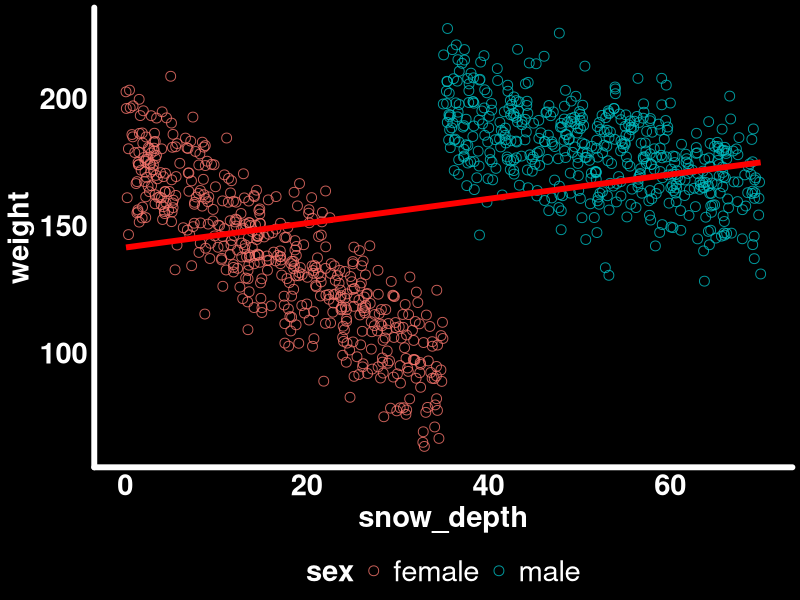
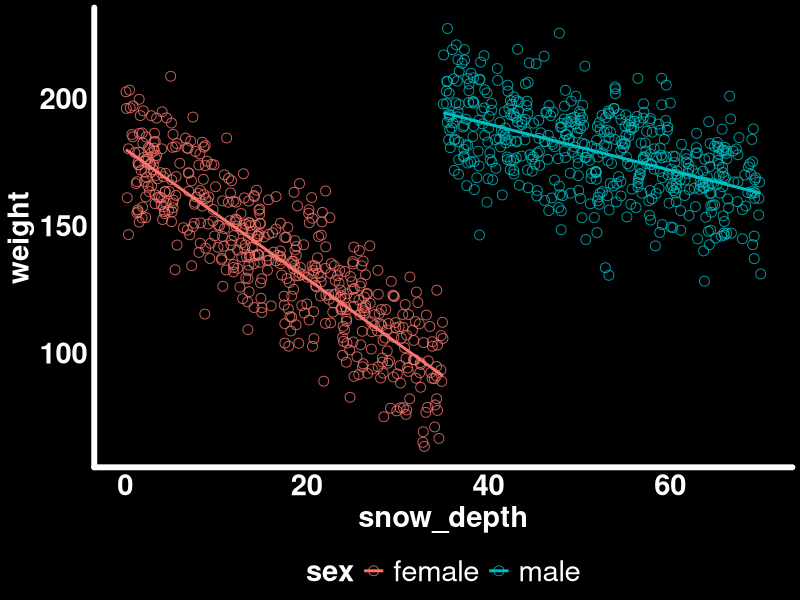
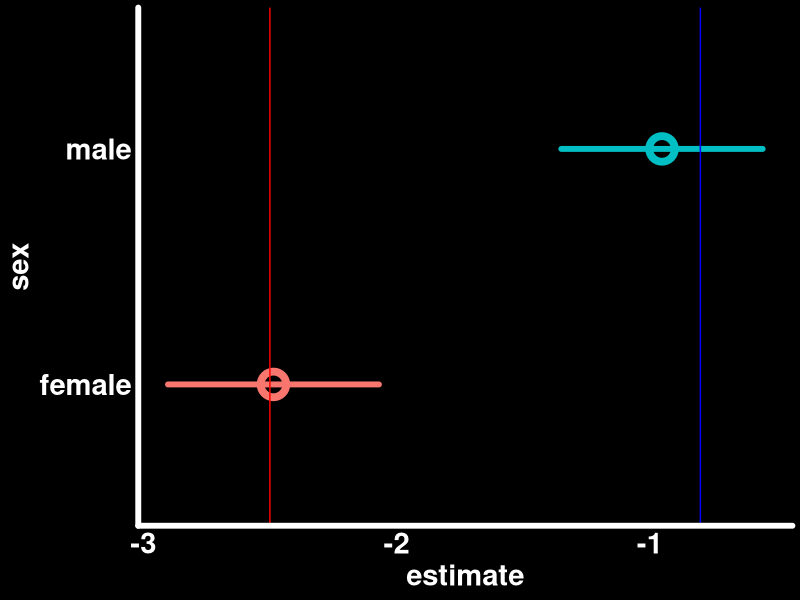
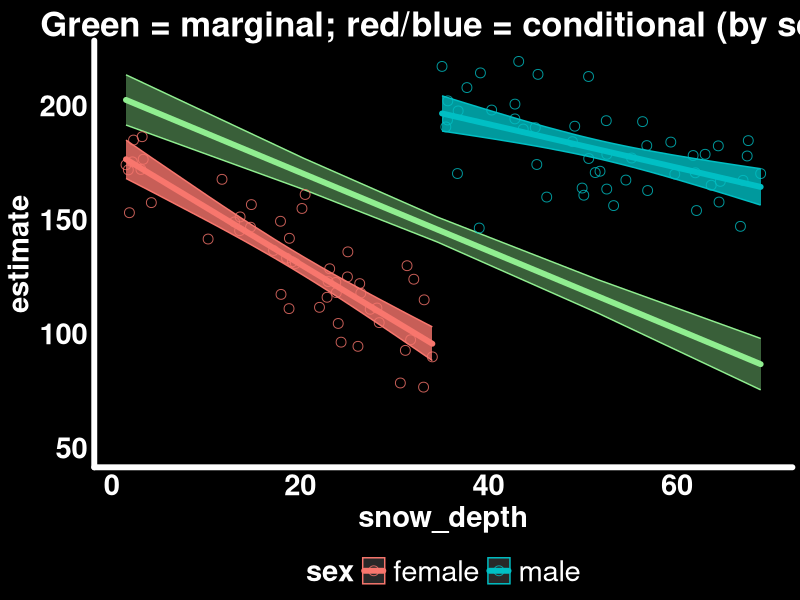
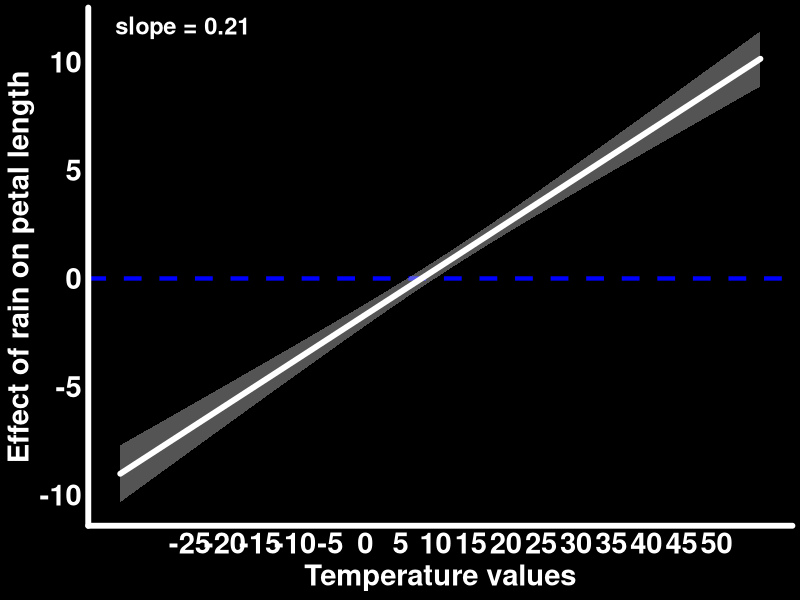
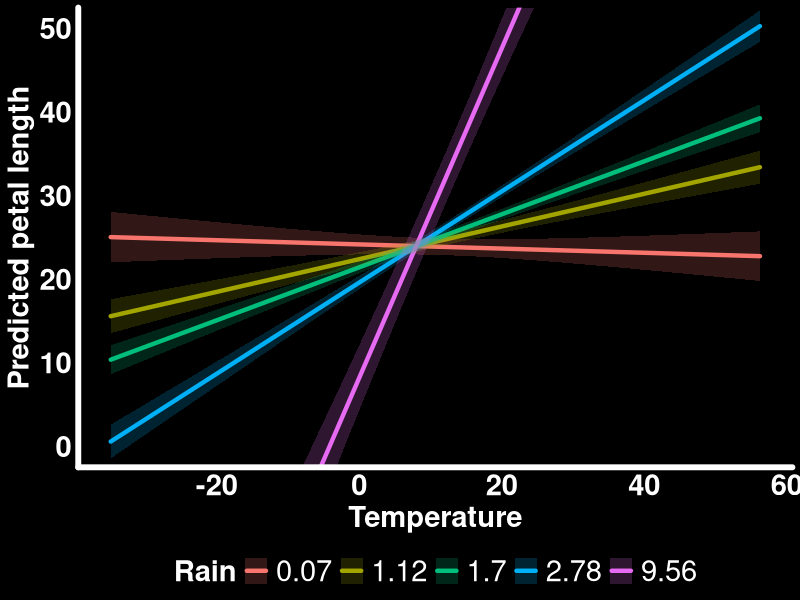
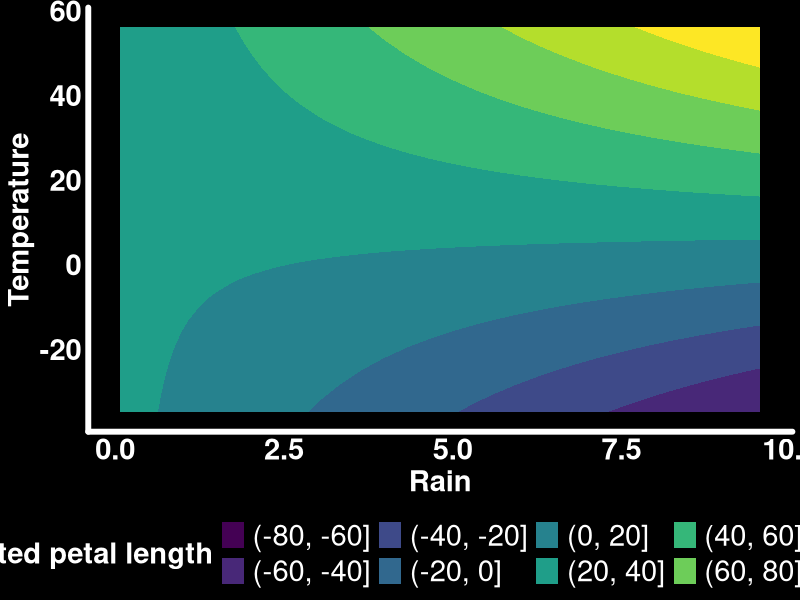
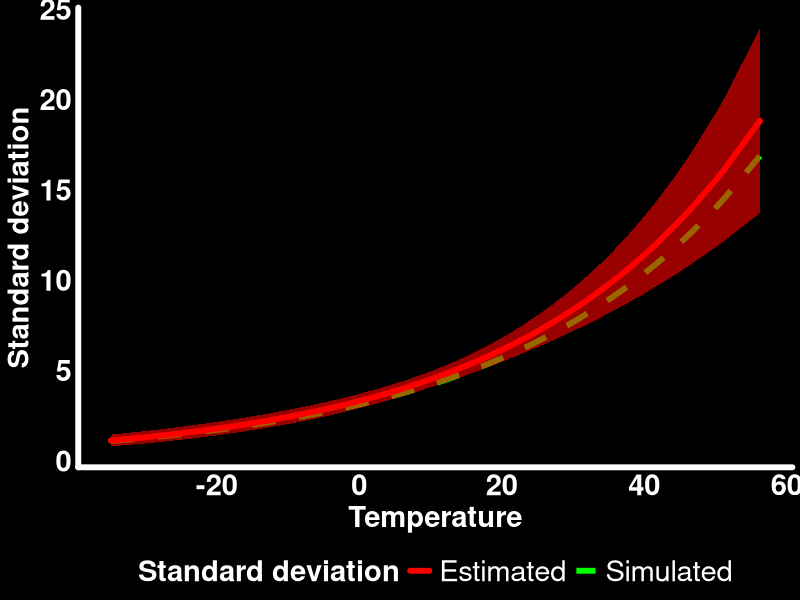

Generate these figures, in order, with R:
## ---- chunk 1
#| output: false
library(tidyverse)       # Data manipulation and plotting
library(glmmTMB)         # Generalized linear (mixed) models
library(marginaleffects) # Compute marginal/conditional effects
library(patchwork)       # Combine multiple plots
library(GGally)          # Pairwise plots
library(distributional)  # Simulate mixture/gamma/normal distributions (Part 3)

# Set ggplot2 theme
black_theme <- theme(
  axis.line = element_line(linewidth = 2, lineend = "round", color = "white"),
  panel.grid = element_blank(),
  panel.background = element_rect(fill = "black", color = NA),
  axis.ticks = element_blank(),
  axis.text = element_text(size = 21, face = "bold", color = "white"),
  axis.title = element_text(size = 21, face = "bold", color = "white"),
  plot.title = element_text(size = 25, face = "bold", color = "white"),
  plot.background = element_rect(fill = "black", color = NA),
  legend.background = element_rect(fill = "black", color = NA),
  legend.text = element_text(size = 21, color = "white"),
  legend.title = element_text(size = 21, face = "bold", color = "white"),
  legend.position = "bottom"
)

theme_set(black_theme)

# Set global default for geom_point shape
update_geom_defaults("point", list(shape = 1, size = 3, alpha = 0.8))

# silence marginaleffects warnings about glmmTMB
options(marginaleffects_safe = FALSE)

set.seed(4127)
## ---- chunk 2
n_individuals_population <- 1000
sexes <- c("male", "female")
male_intercept <- 220; female_intercept <- 180
sd_weight <- 15
male_loss <- -0.8; female_loss <- -2.5

bighorn_population <- tibble(
  sex = rep(sexes, n_individuals_population / length(sexes)),
  snow_depth = runif(n_individuals_population,
    min = ifelse(sex == "male", 35, 0),
    max = ifelse(sex == "male", 70, 35)
  ),
  weight = rnorm(n_individuals_population,
    mean = ifelse(sex == "male",
      male_intercept + male_loss * snow_depth,
      female_intercept + female_loss * snow_depth),
    sd = sd_weight
  )
)
## ---- chunk 3
#| code-fold: true
#| fig-cap: "Ignoring sex hides the true within-sex trends."
ggplot(bighorn_population, aes(x = snow_depth, y = weight)) +
  geom_point(aes(color = sex)) +
  geom_smooth(method = "lm", se = FALSE, color = "red", linewidth = 2)
## ---- chunk 4
#| code-fold: true
#| fig-cap: "Within-sex trends are negative, as expected."
ggplot(bighorn_population, aes(x = snow_depth, y = weight, color = sex)) +
  geom_point() +
  geom_smooth(method = "lm", se = FALSE)
## ---- chunk 5
n_individuals <- 100
bighorn_mass_1 <- bighorn_population |>
  group_by(sex) |>
  slice_sample(n = n_individuals / 2, replace = FALSE) |>
  ungroup()

mod_mass_1 <- glmmTMB(weight ~ sex * snow_depth,
                       data = bighorn_mass_1, family = gaussian())
## ---- chunk 6
summary(mod_mass_1)$coefficients$cond
## ---- chunk 7
predictions(mod_mass_1, by = "sex")
## ---- chunk 8
predictions(mod_mass_1, by = "sex") |>
  hypotheses(hypothesis = "b1 - b2 = 0")
## ---- chunk 9
#| code-fold: true
#| fig-cap: "Slopes of snow depth by sex, with true simulated values as vertical lines."
slopes(mod_mass_1, variables = "snow_depth", by = "sex", vcov = TRUE) |>
  ggplot(aes(x = estimate, xmax = conf.high, xmin = conf.low, y = sex, color = sex)) +
  geom_pointrange(size = 1.5, lineend = "round", linewidth = 2, pch = 21, stroke = 4) +
  geom_vline(xintercept = female_loss, color = "red") +
  geom_vline(xintercept = male_loss, color = "blue") +
  theme(legend.position = "none")
## ---- chunk 10
slopes(mod_mass_1, variables = "snow_depth", by = "sex", vcov = TRUE) |>
  hypotheses(hypothesis = "b1 - b2 = 0")
## ---- chunk 11
avg_slopes(mod_mass_1, variables = "snow_depth", vcov = TRUE)
## ---- chunk 12
mean(c(male_loss, female_loss))  # true simulated average
## ---- chunk 13
#| code-fold: true
avg_pred_mass_1 <- avg_predictions(mod_mass_1, variables = "snow_depth")
pred_sex_mass_1 <- predictions(mod_mass_1, newdata = bighorn_mass_1)

ggplot() +
  geom_ribbon(data = avg_pred_mass_1,
              aes(x = snow_depth, ymin = conf.low, ymax = conf.high),
              color = "lightgreen", fill = "lightgreen", alpha = 0.4) +
  geom_line(data = avg_pred_mass_1, aes(x = snow_depth, y = estimate),
            color = "lightgreen", lineend = "round", linewidth = 2) +
  geom_ribbon(data = pred_sex_mass_1,
              aes(x = snow_depth, ymin = conf.low, ymax = conf.high, color = sex, fill = sex),
              alpha = 0.8) +
  geom_line(data = pred_sex_mass_1, aes(x = snow_depth, y = estimate, color = sex),
            lineend = "round", linewidth = 2) +
  geom_point(data = bighorn_mass_1, aes(y = weight, x = snow_depth, color = sex)) +
  guides(alpha = "none", fill = "none") +
  labs(title = "Green = marginal; red/blue = conditional (by sex)") +
  coord_cartesian(ylim = c(50, 220))
## ---- chunk 14
bighorn_mass_2 <- bind_rows(
  bighorn_population |> filter(sex == "male") |> slice_sample(n = 80),
  bighorn_population |> filter(sex == "female") |> slice_sample(n = 20)
)
mod_mass_2 <- glmmTMB(weight ~ sex * snow_depth, data = bighorn_mass_2, family = gaussian())
avg_slopes(mod_mass_2, variables = "snow_depth", vcov = TRUE)
## ---- chunk 15
newdata_balanced <- bighorn_mass_2 |>
  group_by(sex) |>
  reframe(snow_depth = seq(min(snow_depth), max(snow_depth), length.out = 50)) |>
  ungroup()

avg_predictions(mod_mass_2, variables = "snow_depth", newdata = newdata_balanced) |>
  as_tibble() |> select(estimate, conf.low, conf.high) |> head(3)
## ---- chunk 16
n_flowers <- 200
temperature <- rnorm(n_flowers, mean = 10, sd = 15)
rain <- rgamma(n_flowers, shape = 2)
avg_petal_length <- 25.6; sd_petal_length <- 4.5
temperature_effect <- 0.4; rain_effect <- 0.9; interaction_effect <- 0.2

flower_measurements_1 <- tibble(
  temp_centered = temperature - mean(temperature),
  rain_centered = rain - mean(rain),
  petal_length = rnorm(n_flowers,
    mean = avg_petal_length +
      temperature_effect * temp_centered +
      rain_effect * rain_centered +
      interaction_effect * temp_centered * rain_centered,
    sd = sd_petal_length)
)
## ---- chunk 17
mod_flower_1 <- glmmTMB(petal_length ~ temp_centered * rain_centered,
                         data = flower_measurements_1)
summary(mod_flower_1)$coefficients$cond
## ---- chunk 18
# Effect of temperature when rain_centered = 0 (i.e., average rain)
slopes(mod_flower_1, newdata = datagrid(rain_centered = 0),
       variables = "temp_centered")
## ---- chunk 19
#| code-fold: true
#| fig-cap: "Effect of rain on petal length, across observed temperatures."
slopes_by_temp <- slopes(mod_flower_1,
  newdata = datagrid(temp_centered = seq(min(flower_measurements_1$temp_centered),
                                          max(flower_measurements_1$temp_centered), length.out = 30)),
  variables = "rain_centered", by = "temp_centered")

trend_slope_temp <- coef(lm(estimate ~ temp_centered, data = slopes_by_temp))[["temp_centered"]]

slopes_by_temp |>
  ggplot() +
  geom_hline(yintercept = 0, color = "blue", linewidth = 1.5, linetype = 2) +
  geom_ribbon(aes(x = temp_centered + mean(temperature), ymin = conf.low, ymax = conf.high),
    alpha = 0.4, fill = "lightgrey") +
  geom_line(aes(x = temp_centered + mean(temperature), y = estimate),
    lineend = "round", linewidth = 2, color = "white") +
  annotate("text", x = -Inf, y = Inf, hjust = -0.2, vjust = 1.5,
    label = paste0("slope = ", round(trend_slope_temp, 3)),
    color = "white", size = 6, fontface = "bold") +
  scale_x_continuous(breaks = seq(-25, 50, by = 5)) +
  labs(y = "Effect of rain on petal length", x = "Temperature values")
## ---- chunk 20
#| code-fold: true
predictions(mod_flower_1,
  newdata = datagrid(
    temp_centered = seq(min(flower_measurements_1$temp_centered),
                         max(flower_measurements_1$temp_centered), length.out = 30),
    rain_centered = fivenum
  )) |>
  as_tibble() |>
  mutate(rain = round(rain_centered + mean(rain), 2)) |>
  ggplot() +
  geom_line(aes(y = estimate, x = temp_centered + mean(temperature), color = as.factor(rain)),
            lineend = "round", linewidth = 1.5) +
  geom_ribbon(aes(ymin = conf.low, ymax = conf.high,
                  x = temp_centered + mean(temperature), fill = as.factor(rain)), alpha = 0.2) +
  labs(y = "Predicted petal length", x = "Temperature", color = "Rain", fill = "Rain") +
  coord_cartesian(ylim = c(0, 50))
## ---- chunk 21
#| code-fold: true
predictions(mod_flower_1,
  newdata = datagrid(
    temp_centered = seq(min(flower_measurements_1$temp_centered),
                         max(flower_measurements_1$temp_centered), length.out = 30),
    rain_centered = seq(min(flower_measurements_1$rain_centered),
                         max(flower_measurements_1$rain_centered), length.out = 30)
  )) |>
  as_tibble() |>
  mutate(rain = rain_centered + mean(rain), temp = temp_centered + mean(temperature)) |>
  ggplot(aes(x = rain, y = temp, z = estimate)) +
  stat_contour_filled() +
  labs(x = "Rain", y = "Temperature", fill = "Predicted petal length")
## ---- chunk 22
log_sd_intercept <- log(sd_petal_length)
log_sd_temp_slope <- 0.03

flower_measurements_2 <- tibble(
  temp_centered = temperature - mean(temperature),
  rain_centered = rain - mean(rain),
  petal_length = rnorm(n_flowers,
    mean = avg_petal_length + temperature_effect * temp_centered,
    sd = exp(log_sd_intercept + log_sd_temp_slope * temp_centered))
)

mod_flower_2 <- glmmTMB(petal_length ~ temp_centered,
                         dispformula = ~ temp_centered,
                         data = flower_measurements_2)
## ---- chunk 23
#| code-fold: true
#| fig-cap: "Recovered vs. simulated standard deviation of petal length."
predictions(mod_flower_2, newdata = flower_measurements_2, type = "disp") |>
  as_tibble() -> pred_sd_temp

true_sd_temp <- flower_measurements_2 |>
  mutate(true_sd = exp(log_sd_intercept + log_sd_temp_slope * temp_centered))

ggplot() +
  geom_line(data = true_sd_temp,
            aes(x = temp_centered + mean(temperature), y = true_sd, color = "Simulated"),
            linewidth = 2, linetype = "dashed") +
  geom_ribbon(data = pred_sd_temp,
              aes(ymin = conf.low, ymax = conf.high, x = temp_centered + mean(temperature)),
              fill = "red", alpha = 0.6) +
  geom_line(data = pred_sd_temp,
            aes(x = temp_centered + mean(temperature), y = estimate, color = "Estimated"),
            linewidth = 2, lineend = "round") +
  scale_color_manual(values = c("Simulated" = "green", "Estimated" = "red"), name = "Standard deviation") +
  labs(x = "Temperature", y = "Standard deviation")
## ---- chunk 24
n_plots <- 200
tree_cover <- dist_mixture(dist_beta(4, 0.8), dist_beta(0.8, 4), weights = c(0.5, 0.5))
avg_yearly_rain <- dist_gamma(shape = 3, rate = 0.7)
avg_yearly_temp <- dist_normal(mu = 20, sd = 10)

occurence_intercept <- plogis(-3)
occurence_tree_effect <- 0.45
occurence_rain_effect <- 0.01
occurence_temp_effect <- 0.01

occ_data <- tibble(
  tree_cov = generate(tree_cover, n_plots),
  rain = generate(avg_yearly_rain, n_plots),
  temp = generate(avg_yearly_temp, n_plots)
) |>
  unnest(everything()) |>
  mutate(occurence = rbinom(n_plots, size = 1,
    prob = occurence_intercept +
      occurence_tree_effect * tree_cov +
      occurence_rain_effect * rain +
      occurence_temp_effect * temp))
## ---- chunk 25
mod_1 <- glmmTMB(occurence ~ tree_cov + rain + temp, family = binomial(link = "logit"), data = occ_data)
summary(mod_1)$coefficients$cond
## ---- chunk 26
#| code-fold: true
#| fig-cap: "The logit link bends a straight line into an S-shape."
tibble(log_odds = seq(-6, 6, length.out = 400)) |>
  mutate(probability = plogis(log_odds)) |>
  ggplot(aes(x = log_odds, y = probability)) +
  geom_line(linewidth = 2) +
  labs(x = "log-odds scale (what the coefficient describes)",
       y = "probability scale (what we care about)")
## ---- chunk 27
beta_tree <- fixef(mod_1)$cond["tree_cov"]
eta <- predict(mod_1, newdata = datagrid(model = mod_1, temp = mean(occ_data$temp),
                                          rain = mean(occ_data$rain)), type = "link")
p <- plogis(eta)
p * (1 - p) * beta_tree  # matches slopes() below, and is close to our simulated 0.45
## ---- chunk 28
slopes(mod_1, variables = "tree_cov",
       newdata = datagrid(temp = mean(occ_data$temp), rain = mean(occ_data$rain)))
## ---- chunk 29
#| code-fold: true
#| fig-cap: "The tree-cover slope on the probability scale changes across rain × temp, though no interaction term exists in the model."
slopes(mod_1, variables = "tree_cov", newdata = datagrid(temp = fivenum, rain = fivenum)) |>
  ggplot() +
  geom_pointrange(aes(x = estimate, xmin = conf.low, xmax = conf.high, y = 1)) +
  geom_vline(xintercept = occurence_tree_effect, alpha = .8) +
  facet_grid(rain ~ temp) +
  theme(axis.title.y = element_blank(), axis.text.y = element_blank(), axis.line.y = element_blank())
## ---- chunk 30
abundance_intercept <- exp(1)
abundance_tree_effect <- 4.5
abundance_rain_effect <- 0.1
abundance_temp_effect <- 0.1

abund_data <- tibble(
  tree_cov = generate(tree_cover, n_plots),
  rain = generate(avg_yearly_rain, n_plots),
  temp = generate(avg_yearly_temp, n_plots)
) |>
  unnest(everything()) |>
  mutate(abundance = rpois(n_plots, lambda =
    abundance_intercept +
    abundance_tree_effect * tree_cov +
    abundance_rain_effect * rain +
    abundance_temp_effect * temp))

mod_2 <- glmmTMB(abundance ~ tree_cov + rain + temp, family = poisson(link = "log"), data = abund_data)
## ---- chunk 31
#| code-fold: true
tibble(log_count = seq(-2, 6, length.out = 400)) |>
  mutate(count = exp(log_count)) |>
  ggplot(aes(x = log_count, y = count)) +
  geom_line(linewidth = 2) +
  labs(x = "log scale (what the coefficient describes)", y = "count scale (what we care about)")
## ---- chunk 32
exp(fixef(mod_2)$cond["tree_cov"])  # rate ratio: ~2.08, i.e. a ~108% increase per unit tree cover
## ---- chunk 33
more_plots <- 4000
prey_abun <- dist_poisson(lambda = 6)
competitor_abun <- dist_poisson(lambda = 3)

pop_data <- tibble(
  tree_cov = generate(tree_cover, more_plots),
  prey = generate(prey_abun, more_plots),
  competitors = generate(competitor_abun, more_plots)
) |>
  unnest(everything()) |>
  mutate(
    abundance_pres = rpois(more_plots,
      lambda = exp(1 + 0.12 * prey - 0.15 * competitors - 0.045 * prey * competitors)),
    occurence = rbinom(more_plots, size = 1, prob = plogis(-2 + 0.45 * tree_cov)),
    abundance_pop = abundance_pres * occurence
  ) |>
  mutate(across(c(tree_cov, prey, competitors), ~ (.x - mean(.x)) / sd(.x), .names = "scl_{.col}"))
## ---- chunk 34
mod_hu <- glmmTMB(
  abundance_pop ~ scl_prey * scl_competitors,
  zi = ~ scl_tree_cov,
  family = truncated_poisson,
  data = pop_data
)
summary(mod_hu)$coefficients$cond
## ---- chunk 35
#| code-fold: true
#| fig-cap: "Count-scale effect of prey weakens (and reverses) as competitors increase."
slopes(mod_hu, variables = "scl_prey",
       newdata = datagrid(scl_competitors = seq(min(pop_data$scl_competitors),
                                                 max(pop_data$scl_competitors), length.out = 30)),
       type = "response") |>
  ggplot(aes(x = scl_competitors, y = estimate)) +
  geom_hline(yintercept = 0, color = "blue", linetype = 2) +
  geom_ribbon(aes(ymin = conf.low, ymax = conf.high), alpha = 0.4, fill = "lightgrey") +
  geom_line(linewidth = 1.5, lineend = "round", color = "white") +
  labs(y = "Slope of scl_prey (count scale)", x = "Competitors (scaled)")
## ---- chunk 36
avg_slopes(mod_hu, variables = "scl_prey", by = "scl_competitors",
           newdata = datagrid(scl_competitors = c(-1, 0, 1)), type = "link") |>
  mutate(rate_ratio = exp(estimate)) |>
  select(scl_competitors, rate_ratio, p.value)
## ---- chunk 37
#| code-fold: true
#| fig-cap: "Population-scale abundance: same prey x competitors shape, shifted by occupancy."
predictions(mod_hu,
  newdata = datagrid(
    scl_prey = seq(min(pop_data$scl_prey), max(pop_data$scl_prey), length.out = 30),
    scl_competitors = fivenum
  ),
  type = "response"
) |>
  ggplot(aes(x = scl_prey, y = estimate, color = as.factor(scl_competitors), fill = as.factor(scl_competitors))) +
  geom_ribbon(aes(ymin = conf.low, ymax = conf.high), alpha = 0.2) +
  geom_line(linewidth = 1.5, lineend = "round") +
  labs(y = "Predicted population abundance", x = "Prey (scaled)", color = "Competitors", fill = "Competitors")
